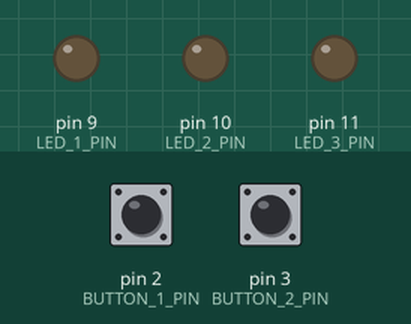
A sketch run on a simulated Arduino Uno, built with avr-gcc and run on an emulated ATmega328P. Shown: output pins drawn as LEDs (lit = HIGH). The test bench sets the inputs (shaded band); at power-on: pin 2 (BUTTON_1_PIN) LOW, pin 3 (BUTTON_2_PIN) LOW.

Above: at 0.8 s.
0.9 s: pin 2 (BUTTON_1_PIN) pulled HIGH for 0.15 s
At 1.7 s:
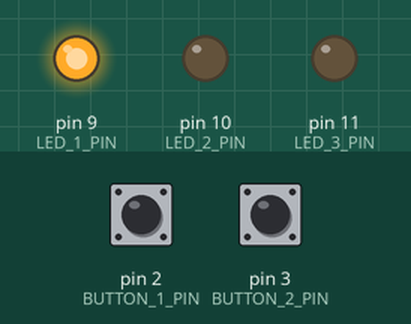
2.5 s: pin 3 (BUTTON_2_PIN) pulled HIGH for 0.15 s
At 3.7 s:
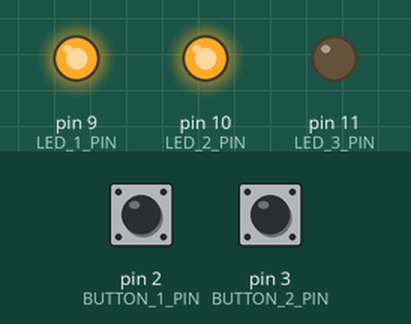
4.1 s: pin 2 (BUTTON_1_PIN) pulled HIGH for 1 s
At 5.4 s:
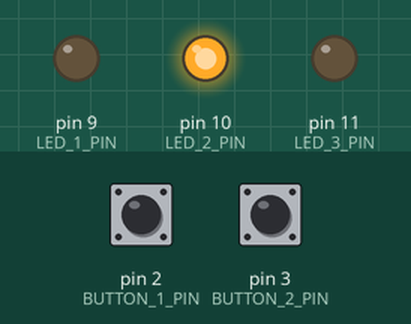
6.6 s: pin 2 (BUTTON_1_PIN) pulled HIGH for 3.2 s
At 7.3 s:
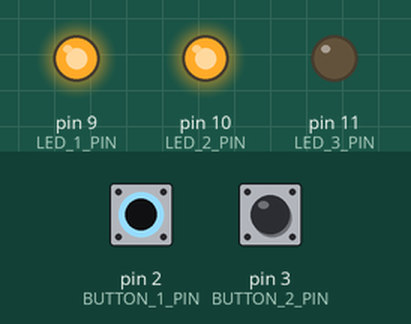
11.3 s: pin 3 (BUTTON_2_PIN) pulled HIGH for 1 s
At 12.8 s:
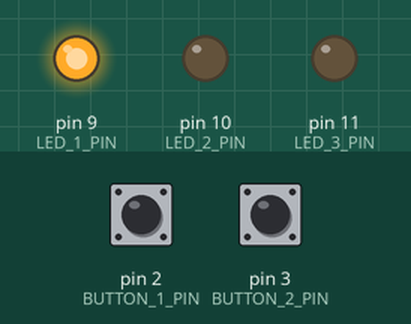
Timing chart, 0 to 14.3 s (numbered marks = the images above; inputs shaded):
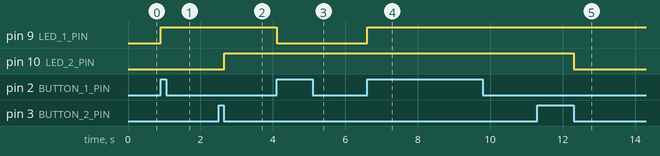

The sketch:

styki4.ino
```cpp
#include <avr/io.h>
#include <util/delay.h>

#define LED_1_DDR DDRB
#define LED_2_DDR DDRB
#define LED_3_DDR DDRB
#define BUTTON_1_DDR DDRD
#define BUTTON_2_DDR DDRD

#define LED_1_PORT PORTB
#define LED_2_PORT PORTB
#define LED_3_PORT PORTB
#define BUTTON_1_PORT PORTD
#define BUTTON_2_PORT PORTD

#define LED_1_PIN PORTB1
#define LED_2_PIN PORTB2
#define LED_3_PIN PORTB3
#define BUTTON_1_PIN PORTD2
#define BUTTON_2_PIN PORTD3

#define BUTTON_1_PINx PIND
#define BUTTON_2_PINx PIND

uint8_t key1_lock, key2_lock;

int main(void) {

  LED_1_DDR |= (1<<LED_1_PIN);  // DDRB |= (1<<PORTB1)
  LED_2_DDR |= (1<<LED_2_PIN);  // makes 9,10,11 pins as Output
  LED_3_DDR |= (1<<LED_3_PIN);

  BUTTON_1_DDR &= ~(1<<BUTTON_1_PIN);  // makes 2,3 pins as Input
  BUTTON_2_DDR &= ~(1<<BUTTON_2_PIN);

  //BUTTON_1_PORT |= (1<<BUTTON_1_PIN);  // pull-up (not necessary)
  //BUTTON_2_PORT |= (1<<BUTTON_2_PIN);

  _delay_ms(10);

  while(1) {

    if(!key1_lock && (BUTTON_1_PINx & (1<<BUTTON_1_PIN))) {
      key1_lock = 1;

      LED_1_PORT ^= (1<<LED_1_PIN);
    } else if(key1_lock && !(BUTTON_1_PINx & (1<<BUTTON_1_PIN))) {
      key1_lock++;
    }

    if(!key2_lock && (BUTTON_2_PINx & (1<<BUTTON_2_PIN))) {
      key2_lock = 1;

    } else if(key2_lock && !(BUTTON_2_PINx & (1<<BUTTON_2_PIN))) {
      if(!++key2_lock) {
        LED_2_PORT ^= (1<<LED_2_PIN);
      }
    }


  }

}
```

Measured:
- after the input at 0.9 s, pin 9 (LED_1_PIN): LOW → HIGH at once
- after the input at 2.5 s, pin 10 (LED_2_PIN): LOW → HIGH after 0.15 s
- after the input at 4.1 s, pin 9 (LED_1_PIN): HIGH → LOW at once
- after the input at 6.6 s, pin 9 (LED_1_PIN): LOW → HIGH at once
- after the input at 11.3 s, pin 10 (LED_2_PIN): HIGH → LOW after 1.0 s
